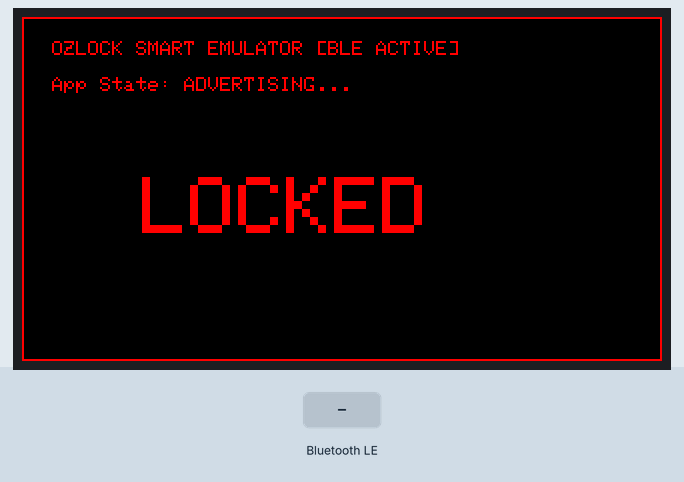
Recording of a sketch running on a simulated ESP32. Parts: 320×172 colour display. Inputs (shaded band) come from the test bench. Nothing arrives over Bluetooth unless stated; a phone connects over Bluetooth LE 3 s after start; what the sketch prints to the serial monitor is not drawn.

Above: at 1.3 s.
1.4 s: Bluetooth LE write "1234" received
At 2.1 s:
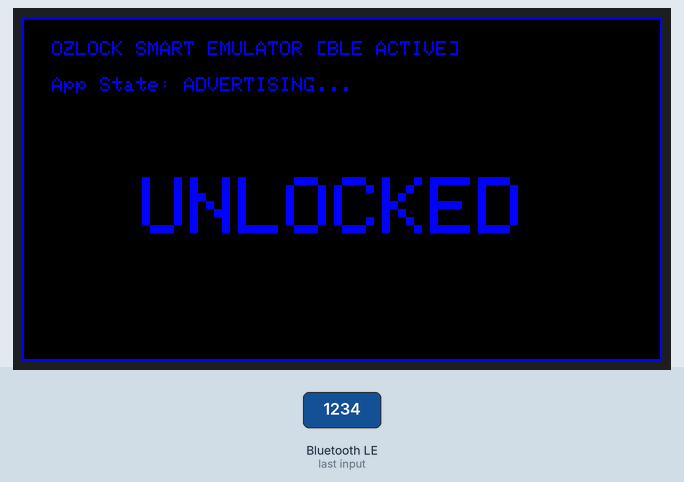
4.4 s: Bluetooth LE write "UNLOCKED" received
At 5.3 s:
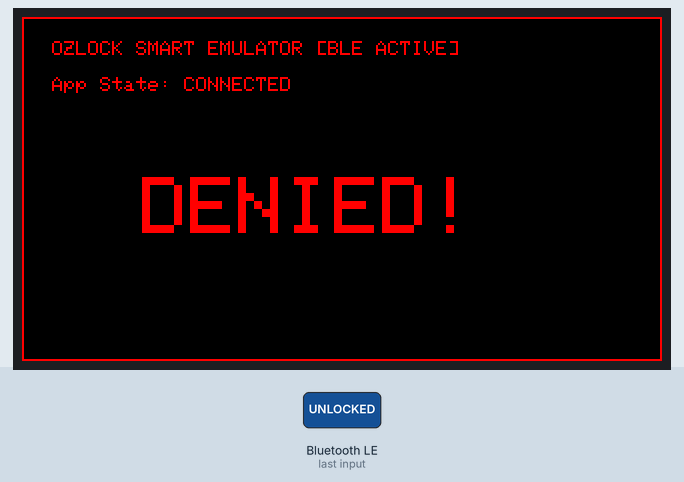
7.4 s: Bluetooth LE write "OPEN" received
At 7.8 s:
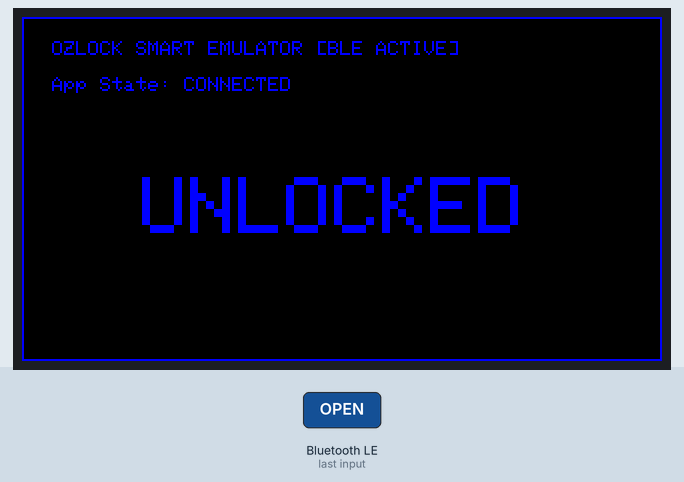
Timing chart, 0 to 10.4 s (numbered marks = the images above; inputs shaded):
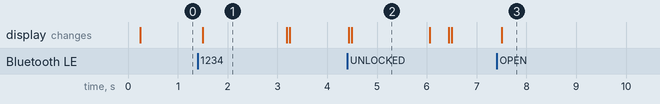

The sketch:

BLE.ino
```cpp
#include <Arduino_GFX_Library.h>
#include <Wire.h>
#include <BLEDevice.h>
#include <BLEUtils.h>
#include <BLEServer.h>

// --- Color Palette ---
#define BLACK   0x0000
#define WHITE   0xFFFF
#define RED     0xF800
#define BLUE    0x001F

// --- Hardware Pins ---
#define LCD_DC   15
#define LCD_CS   14
#define LCD_SCK  1
#define LCD_DIN  2
#define LCD_RST  22
#define LCD_BL   23

Arduino_DataBus *bus = new Arduino_HWSPI(LCD_DC, LCD_CS, LCD_SCK, LCD_DIN);
Arduino_GFX *gfx = new Arduino_ST7789(bus, LCD_RST, 0, true, 172, 320, 34, 0, 34, 0);

#define SERVICE_UUID        "4fafc201-1fb5-459e-8fcc-c5c9c331914b"
#define CHARACTERISTIC_UUID "beb5483e-36e1-4688-b7f5-ea07361b26a8"

BLEServer *pServer = NULL;
bool deviceConnected = false;
bool lastDeviceConnected = false;
bool lockStateChanged = true;
String lockStatusString = "LOCKED";
bool wrongCodeEntered = false;

unsigned long unlockTimeMarker = 0;
const unsigned long lockDelayDuration = 5000; // 5 seconds

void drawUI(String status, uint16_t global_color) {
  gfx->fillScreen(BLACK);
  gfx->drawRect(0, 0, 320, 172, global_color); // Frame matches the system state color

  // Header - Now uses the clean uniform state color instead of yellow!
  gfx->setTextColor(global_color);
  gfx->setTextSize(1);
  gfx->setCursor(15, 12);
  gfx->println("OZLOCK SMART EMULATOR [BLE ACTIVE]");

  // Connection State Info
  gfx->setCursor(15, 30);
  if (deviceConnected) {
    gfx->print("App State: CONNECTED");
  } else {
    gfx->print("App State: ADVERTISING...");
  }

  // Giant Center Status Indicator Text Layout Alignment
  if (status.length() > 8) {
    gfx->setTextSize(3);
    gfx->setCursor(35, 85);
  } else {
    gfx->setTextSize(4);
    gfx->setCursor(60, 80);
  }
  gfx->println(status);
}

class MyServerCallbacks: public BLEServerCallbacks {
    void onConnect(BLEServer* pServer) {
      Serial.println("[BLE Event] Connection handshake initiated!");
      deviceConnected = true;
    };
    void onDisconnect(BLEServer* pServer) {
      Serial.println("[BLE Event] Connection dropped.");
      deviceConnected = false;
    }
};

class LockControlCallbacks: public BLECharacteristicCallbacks {
    void onWrite(BLECharacteristic *pCharacteristic) {
      uint8_t* rawData = pCharacteristic->getData();
      size_t len = pCharacteristic->getLength();

      if (len > 0) {
        Serial.print("[GATT Write] Received raw Hex stream: ");
        for (size_t i = 0; i < len; i++) {
          Serial.print("0x");
          if (rawData[i] < 16) Serial.print("0");
          Serial.print(rawData[i], HEX);
          Serial.print(" ");
        }
        Serial.println();

        bool matched = false;

        if (len == 2 && rawData[0] == 0x12 && rawData[1] == 0x34) {
          matched = true;
        }
        else if (len == 1 && rawData[0] == 0x04) {
          matched = true;
        }
        else {
          String textVal = String((char*)rawData).substring(0, len);
          textVal.trim();
          if (textVal == "1234" || textVal == "OPEN" || textVal == "4") {
            matched = true;
          }
        }

        if (matched) {
          Serial.println("[Access Auth] Match successful! Unlocking...");
          lockStatusString = "UNLOCKED";
          lockStateChanged = true;
          wrongCodeEntered = false;
          unlockTimeMarker = millis();
        } else {
          Serial.println("[Access Auth] Match failed. Invalid key sequence.");
          wrongCodeEntered = true;
          lockStateChanged = true;
        }
      }
    }
};

void setup() {
  Serial.begin(115200);
  while (!Serial) { delay(10); }

  Serial.println("\n*** INITIALIZING RED/BLUE BLE SERVER: OZLOCK ***");

  pinMode(LCD_BL, OUTPUT);
  digitalWrite(LCD_BL, HIGH);
  gfx->begin();
  gfx->setRotation(5);
  drawUI("LOCKED", RED); // Boots up into 100% pure RED layout

  BLEDevice::init("OZLOCK");
  pServer = BLEDevice::createServer();
  pServer->setCallbacks(new MyServerCallbacks());

  BLEService *pService = pServer->createService(SERVICE_UUID);
  BLECharacteristic *pCharacteristic = pService->createCharacteristic(
                                         CHARACTERISTIC_UUID,
                                         BLECharacteristic::PROPERTY_READ |
                                         BLECharacteristic::PROPERTY_WRITE
                                       );

  pCharacteristic->setCallbacks(new LockControlCallbacks());
  pCharacteristic->setValue("LOCKED");
  pService->start();

  BLEAdvertising *pAdvertising = BLEDevice::getAdvertising();
  pAdvertising->addServiceUUID(SERVICE_UUID);
  pAdvertising->setScanResponse(true);

  BLEDevice::startAdvertising();
  Serial.println("[BLE System] Device 'OZLOCK' is actively broadcasting profiles.");
}

void loop() {
  if (pServer != NULL) {
    uint32_t activeConnections = pServer->getConnectedCount();
    deviceConnected = (activeConnections > 0);
  }

  if (deviceConnected != lastDeviceConnected) {
    lockStateChanged = true;
    if (!deviceConnected) {
      delay(500);
      BLEDevice::startAdvertising();
    }
    lastDeviceConnected = deviceConnected;
  }

  // --- AUTOMATIC TIMED RELOCK ENGINE ---
  if (lockStatusString == "UNLOCKED") {
    if (millis() - unlockTimeMarker >= lockDelayDuration) {
      Serial.println("[Timer Event] 5 Seconds elapsed. Secure auto-relock engaging...");
      lockStatusString = "LOCKED";
      lockStateChanged = true;
    }
  }

  // Update screen interface canvas layouts dynamically
  if (lockStateChanged) {
    if (wrongCodeEntered) {
      drawUI("DENIED!", RED);
      delay(1500);
      wrongCodeEntered = false;
      drawUI(lockStatusString, (lockStatusString == "UNLOCKED") ? BLUE : RED);
    }
    else if (lockStatusString == "UNLOCKED") {
      drawUI("UNLOCKED", BLUE); // Everything turns BLUE
    }
    else {
      drawUI("LOCKED", RED);   // Everything turns RED
    }
    lockStateChanged = false;
  }

  delay(20);
}
```

Measured:
- after the input at 1.4 s, the display: changes after 0.10 s (image 1)
- after the input at 4.4 s, the display: first changes at once (image 2 shows a later state)
- after the input at 7.4 s, the display: changes after 0.10 s (image 3)
- what the display in image 1 shows lasts 1.7 s, from 1.5 s to 3.2 s
- what the display in image 2 shows lasts 1.6 s, from 4.5 s to 6.1 s
